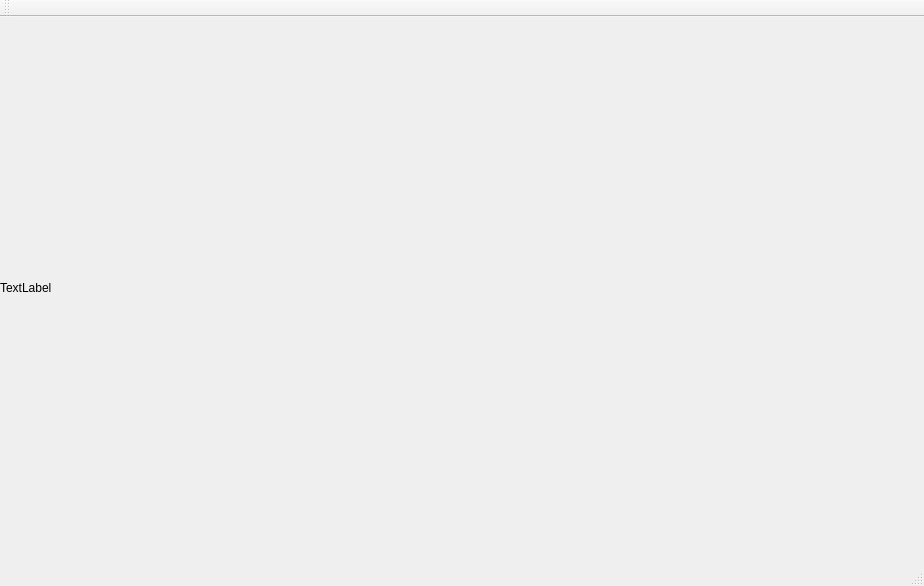
<?xml version="1.0" encoding="UTF-8"?>
<ui version="4.0">
 <class>MainWindow</class>
 <widget class="QMainWindow" name="MainWindow">
  <property name="geometry">
   <rect>
    <x>0</x>
    <y>0</y>
    <width>924</width>
    <height>586</height>
   </rect>
  </property>
  <property name="windowTitle">
   <string>MainWindow</string>
  </property>
  <widget class="QWidget" name="centralWidget">
   <widget class="QLabel" name="label">
    <property name="geometry">
     <rect>
      <x>0</x>
      <y>0</y>
      <width>921</width>
      <height>541</height>
     </rect>
    </property>
    <property name="text">
     <string>TextLabel</string>
    </property>
    <property name="scaledContents">
     <bool>true</bool>
    </property>
   </widget>
  </widget>
  <widget class="QMenuBar" name="menuBar">
   <property name="geometry">
    <rect>
     <x>0</x>
     <y>0</y>
     <width>924</width>
     <height>28</height>
    </rect>
   </property>
  </widget>
  <widget class="QToolBar" name="mainToolBar">
   <attribute name="toolBarArea">
    <enum>TopToolBarArea</enum>
   </attribute>
   <attribute name="toolBarBreak">
    <bool>false</bool>
   </attribute>
  </widget>
  <widget class="QStatusBar" name="statusBar"/>
 </widget>
 <layoutdefault spacing="6" margin="11"/>
 <resources/>
 <connections/>
</ui>
